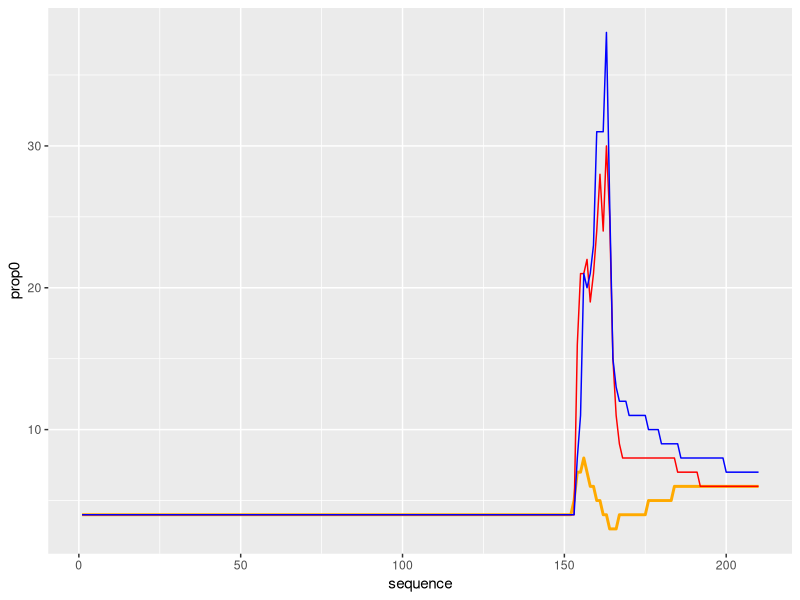

Recreate this plot in R.
library('ggplot2')
setwd('C:/Users/82103/Desktop/purdue project/shiny/My_App')
#read data with .csv file
Ideal_Point_Data <- read.csv("data/PropTesting.csv", stringsAsFactors=F)
head(Ideal_Point_Data)
pp<-ggplot(data=Ideal_Point_Data, aes(x=sequence, y=prop0))+geom_line(color='#FFAA00', lwd=1)+geom_line(aes(x=sequence, y=prop1), color='red')+geom_line(aes(x=sequence, y=prop2), color='blue')
pp
